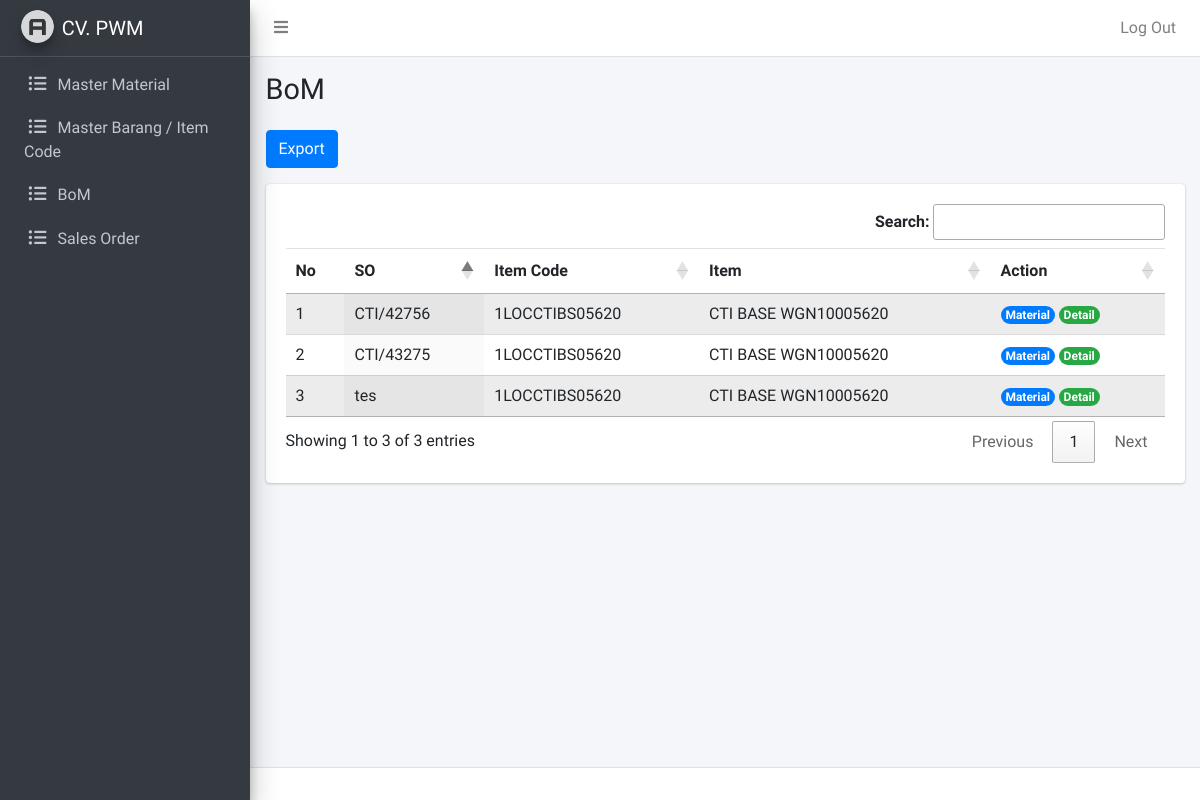
Page /admin/bom.php (signed in) on the earlier database version.
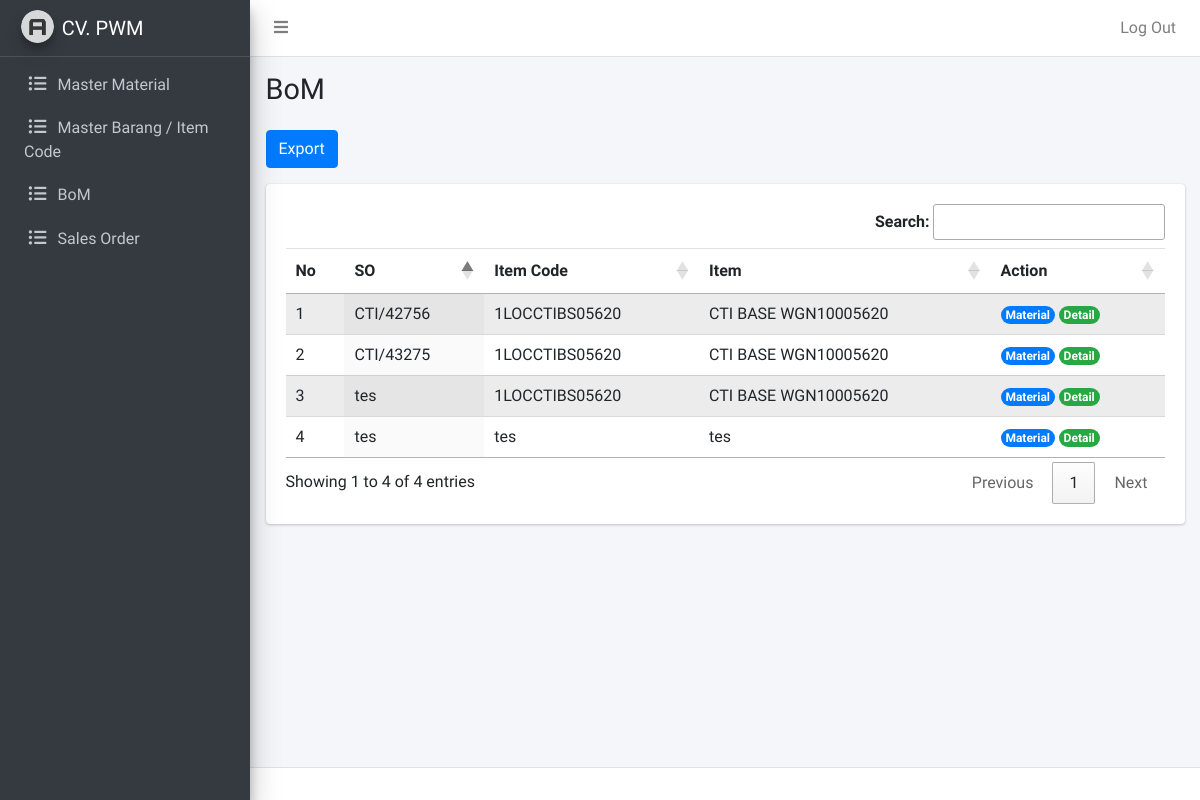
Same page on the later database version.
### tables this page shows
CREATE TABLE `so` (
  `so_id` int(11) NOT NULL,
  `so_item_code` varchar(255) NOT NULL,
  `so_projects` varchar(255) NOT NULL,
  `so_divisi_id` int(11) NOT NULL,
  `so_lot_number` varchar(255) NOT NULL,
  `so_quantity` int(11) NOT NULL,
  `so_tgl_produksi` date NOT NULL
);

CREATE TABLE `item` (
  `item_id` varchar(255) NOT NULL,
  `item_nama` varchar(255) NOT NULL,
  `item_panjang` float NOT NULL,
  `item_lebar` float NOT NULL,
  `item_tebal` float NOT NULL,
  `item_kubikasi` float NOT NULL,
  `item_uom` varchar(255) NOT NULL
);

### admin/bom.php (the view, shortened to what this page needs)
<?php
require_once "../koneksi.php";
$query = mysqli_query($conn, "SELECT * FROM so INNER JOIN item ON so.so_item_code = item.item_id");
?>
<?php require_once "template/header.php"; ?>
<?php require_once "template/navbar.php"; ?>
<?php require_once "template/sidebar.php"; ?>
  <div class="content-wrapper">
    <div class="content-header">
      <div class="container-fluid">
        <div class="row mb-2">
          <div class="col-sm-6">
            <h1 class="m-0">BoM</h1>
          </div>
        </div>
      </div>
    </div>
    <div class="content">
      <div class="container-fluid">
        <div class="row mb-3">
          <div class="col-md-5">
            <a href="export-filter.php">
              <button class="btn btn-primary">Export</button>
            </a>
          </div>
        </div>
        <div class="row">
          <div class="col">
            <div class="card table-responsive">
              <div class="card-body">
                <table id="spk" class="table table-striped display" style="width:100%">
                  <thead>
                      <tr>
                          <th>No</th>
                          <th>SO</th>
                          <th>Item Code</th>
                          <th>Item</th>
                          <th>Action</th>
                      </tr>
                  </thead>
                  <tbody>
                    <?php while($so = mysqli_fetch_assoc($query)) : ?>
                      <tr>
                          <td></td>
                          <td><?= $so['so_projects']; ?></td>
                          <td><?= $so['item_id']; ?></td>
                          <td><?= $so['item_nama']; ?></td>
                          <td>
                            <a href="bom-edit.php?id=<?= $so['so_id']; ?>"><span class="badge rounded-pill bg-primary">Material</span></a>
                            <a href="bom-detail.php?id=<?= $so['so_id']; ?>"><span class="badge rounded-pill bg-success">Detail</span></a>
                          </td>
                      </tr>
                    <?php endwhile; ?>
                  </tbody>
                </table>
              </div>
            </div>
          </div>
        </div>
      </div>
    </div>
  </div>
<?php require_once "template/footer.php"; ?>

Differences in the rows shown:
added so: so_projects "tes", item.item_id "tes", item.item_nama "tes"
Other differences:
text written by a page script: "Search: Showing 1 to 3 of 3 entries Previous 1 Next" → "Search: Showing 1 to 4 of 4 entries Previous 1 Next"
